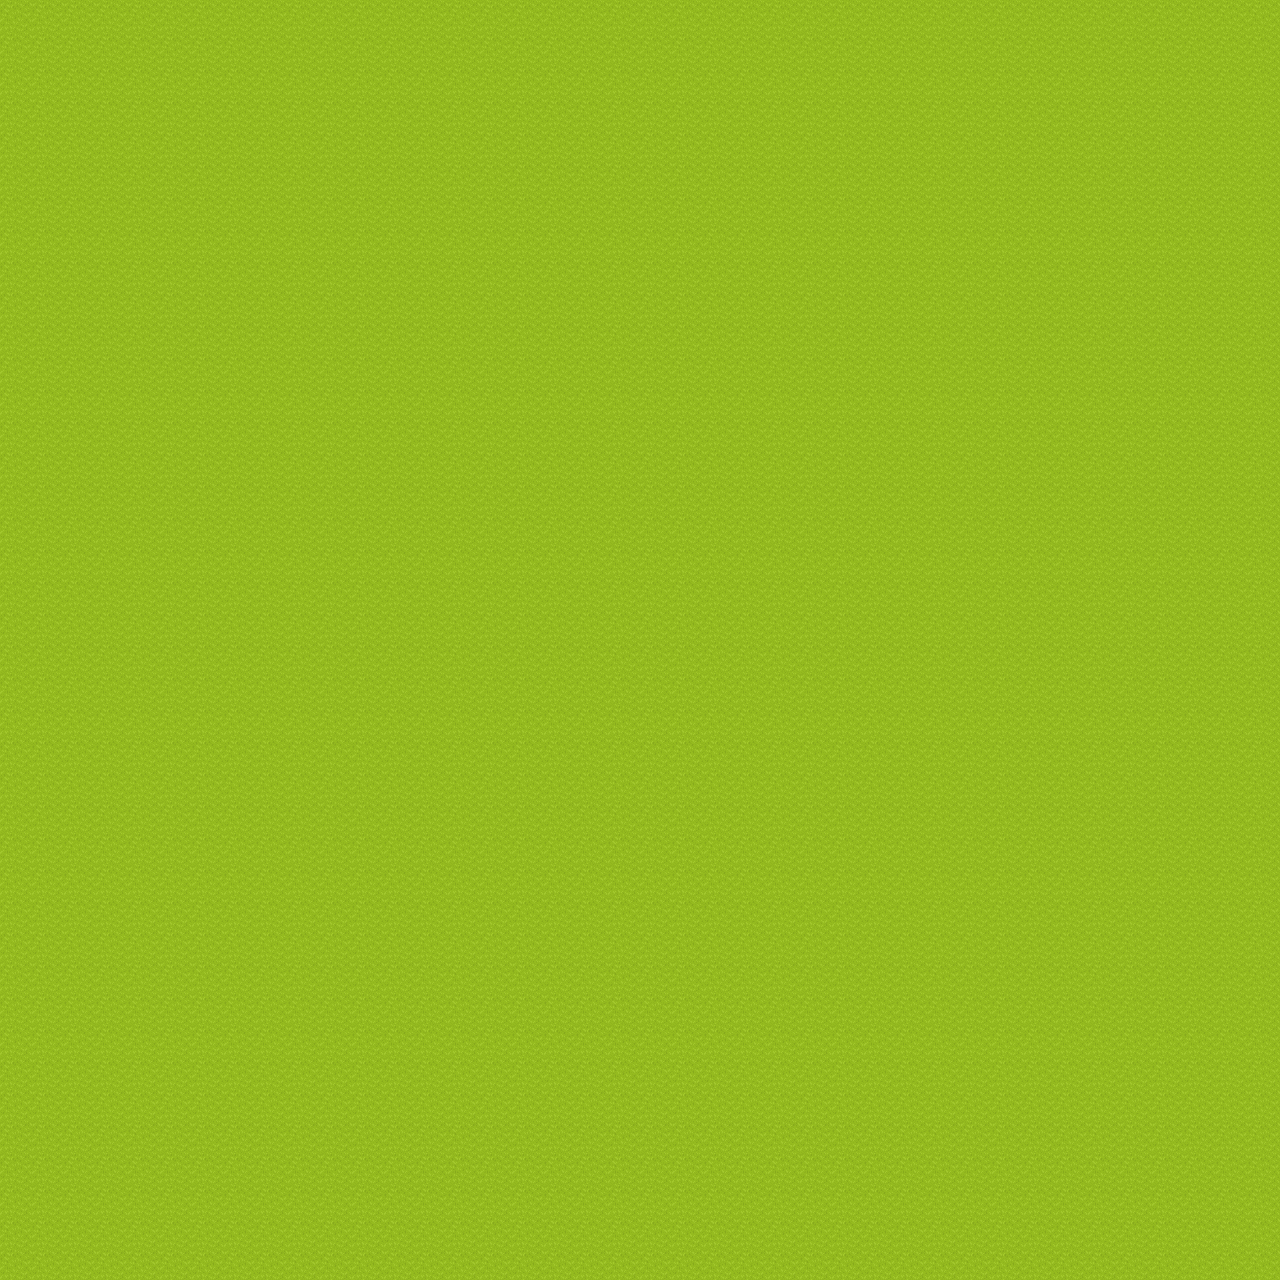

A level layout from a 2D game, rendered from its tile map. Below: a short description, then the map file with tile-grid data replaced by summaries:
An orthogonal 40x40 tile map with 32x32 px tiles, 1 tile layer (Ground) and 1 object (start).

<map version="1.9" tiledversion="1.9.2" orientation="orthogonal" renderorder="right-down" width="40" height="40" tilewidth="32" tileheight="32" infinite="0" nextlayerid="3" nextobjectid="2">
 <tileset firstgid="1" source="tileset.tsx" />
 <layer id="1" name="Ground" width="40" height="40">
  <data>[1600 cells, 1600 non-empty, 1 distinct tile ids]</data>
 </layer>
 <objectgroup id="2" name="Markers">
  <object id="1" name="start" class="start" x="640" y="1056">
   <point />
  </object>
 </objectgroup>
</map>
